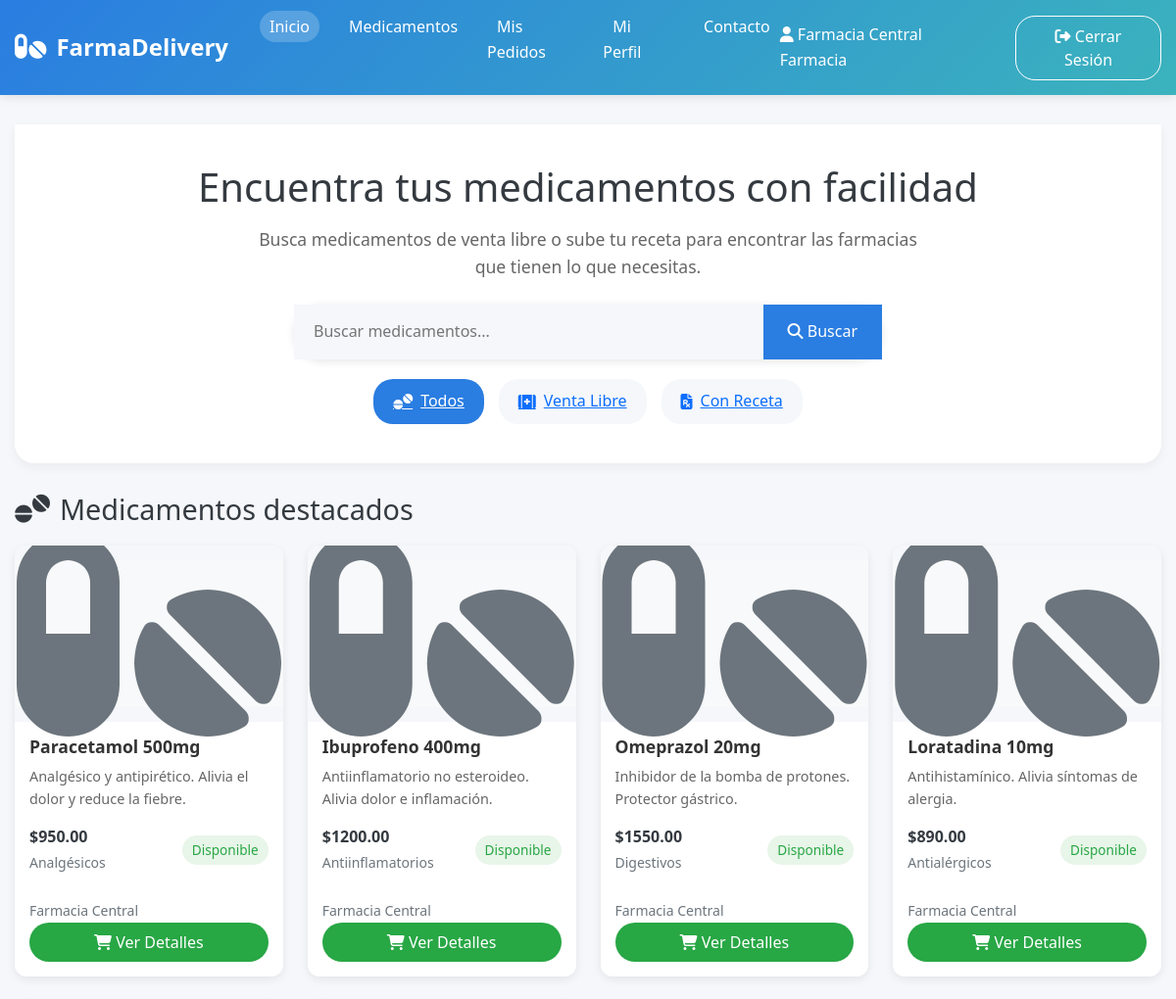
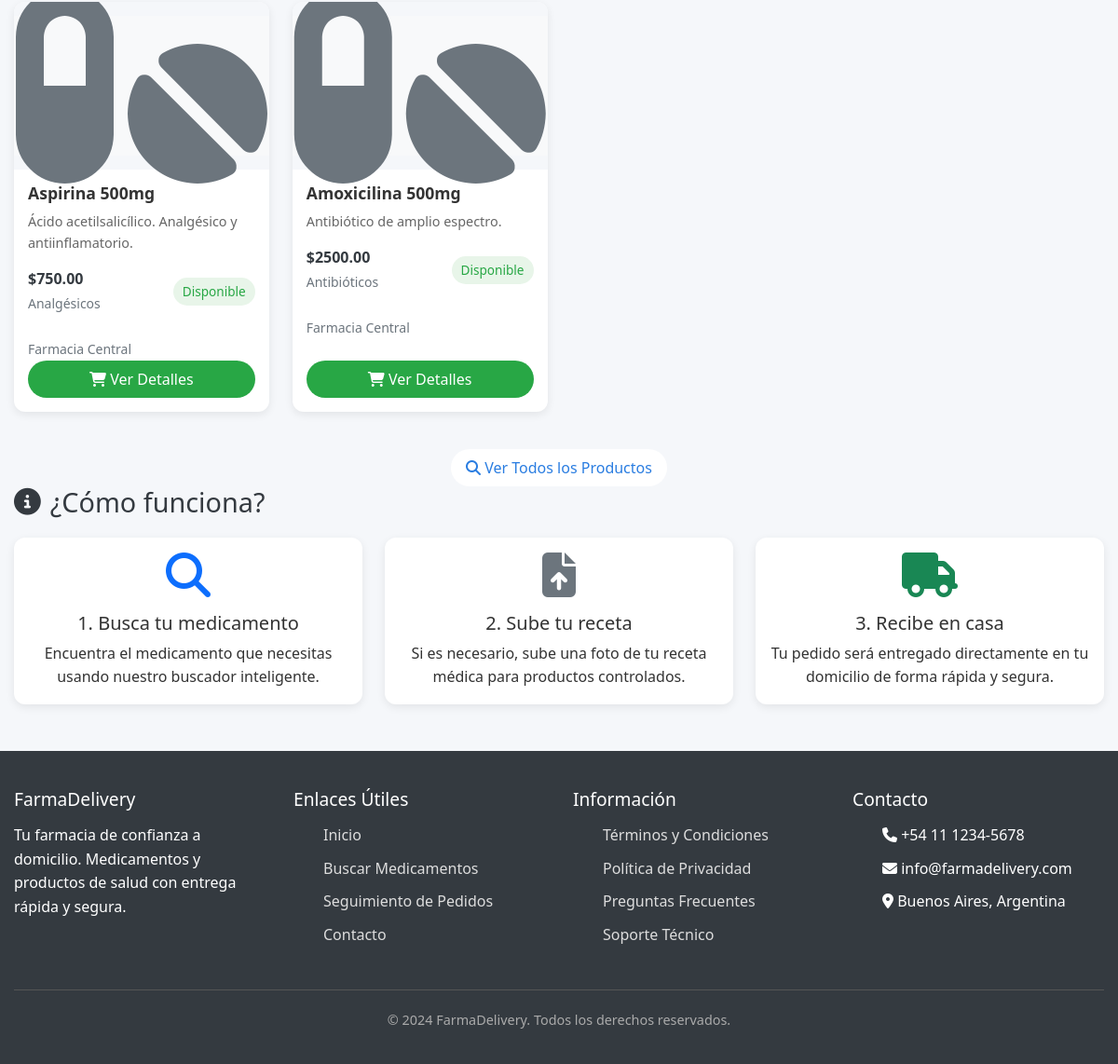
The app's page / (signed in) with its own data (2 pictures, top to bottom).
### core/models.py (models this page shows, shortened)
class Producto(models.Model):
    nombre = models.CharField(max_length=200)
    descripcion = models.TextField(blank=True)
    imagen = models.ImageField(upload_to='productos/', null=True, blank=True, verbose_name="Imagen del Producto")
    precio_base = models.DecimalField(max_digits=10, decimal_places=2)
    codigo_barras = models.CharField(max_length=50, unique=True, blank=True)
    categoria = models.CharField(max_length=100, blank=True)
    laboratorio = models.CharField(max_length=100, blank=True)
    requiere_receta = models.BooleanField(default=False)
    stock_disponible = models.PositiveIntegerField(default=0)
    farmacia = models.ForeignKey(Farmacia, on_delete=models.CASCADE, related_name='productos')
    activo = models.BooleanField(default=True)
    fecha_creacion = models.DateTimeField(auto_now_add=True)
    class Meta:
        verbose_name = 'Producto'
        verbose_name_plural = 'Productos'

class Farmacia(models.Model):
    user = models.OneToOneField(User, on_delete=models.CASCADE, related_name='farmacia')
    nombre = models.CharField(max_length=100)
    direccion = models.ForeignKey(Direccion, on_delete=models.CASCADE)
    matricula = models.CharField(max_length=20, unique=True)
    cuit = models.CharField(
        max_length=13,
        unique=True,
        validators=[
            MinLengthValidator(11),
            RegexValidator(r'^\d+$', 'El CUIT debe contener solo números')
        ]
    )
    obras_sociales_aceptadas = models.ManyToManyField(ObraSocial, blank=True, related_name='farmacias')
    telefono = models.CharField(max_length=20)
    email_contacto = models.EmailField()
    horario_apertura = models.TimeField()
    horario_cierre = models.TimeField()
    activa = models.BooleanField(default=True)
    rol = models.CharField(max_length=20, choices=Rol.choices, default=Rol.FARMACIA)
    class Meta:
        verbose_name = 'Farmacia'
        verbose_name_plural = 'Farmacias'

### core/views.py (the view)
# urls.py: path('', views.home_page, name='home'),
@login_required
def home_page(request):
    form = BusquedaProductoForm()
    try:
        cliente = Cliente.objects.get(user=request.user)
        direccion_cliente = cliente.direccion
    except Cliente.DoesNotExist:
        direccion_cliente = None
    productos_destacados = []
    if direccion_cliente and direccion_cliente.latitud and direccion_cliente.longitud:
        farmacias_cercanas = Farmacia.farmacias_cercanas(direccion_cliente, radio_km=2)
        farmacias_ids = [f['farmacia'].id for f in farmacias_cercanas]
        productos = Producto.objects.filter(activo=True, farmacia_id__in=farmacias_ids)[:6]
        for producto in productos:
            distancia = producto.farmacia.distancia_a_cliente(direccion_cliente)
            productos_destacados.append({
                'producto': producto,
                'distancia': round(distancia, 2) if distancia else None
            })
    else:
        productos = Producto.objects.filter(activo=True)[:6]
        productos_destacados = [{'producto': p, 'distancia': None} for p in productos]
    context = {
        'form': form,
        'productos_destacados': productos_destacados,
        'direccion_cliente': direccion_cliente,
        'filtro_distancia': direccion_cliente and direccion_cliente.latitud and direccion_cliente.longitud,
    }
    return render(request, 'core/index.html', context)

### core/templates/core/index.html (shortened to what this page needs)
{% extends 'core/base.html' %}
{% load static %} {% block title %}FarmaDelivery - Inicio{% endblock %}
{% block content %}
<section class="hero">
    <h1>Encuentra tus medicamentos con facilidad</h1>
    <p>Busca medicamentos de venta libre o sube tu receta para encontrar las farmacias que tienen lo que necesitas.</p>
    <form method="get" action="{% url 'buscar_productos' %}" class="search-bar" style="position: relative;">
        <input type="text"
               name="busqueda"
               placeholder="Buscar medicamentos..."
               value="{{ form.busqueda.value|default:'' }}"
               id="busqueda-medicamento"
               autocomplete="off">
        <button type="submit"><i class="fas fa-search"></i> Buscar</button>
    </form>
    <div class="categories">
        <a href="{% url 'buscar_productos' %}" class="category-btn active">
            <i class="fas fa-tablets"></i> Todos
        </a>
        <a href="{% url 'buscar_productos' %}?categoria=Venta Libre" class="category-btn">
            <i class="fas fa-first-aid"></i> Venta Libre
        </a>
        <a href="{% url 'buscar_productos' %}?categoria=Con Receta" class="category-btn">
            <i class="fas fa-file-prescription"></i> Con Receta
        </a>
        </div>
</section>
{% if productos_destacados %}
<section>
    <h2 class="section-title">
        <i class="fas fa-tablets"></i> Medicamentos destacados
    </h2>
    <div class="products-grid">
        {% for item in productos_destacados %}
        <div class="product-card">
            <div class="product-image">
                {% if item.producto.imagen %}
                    <img src="{{ item.producto.imagen.url }}" alt="{{ item.producto.nombre }}" style="width: 100%; height: 150px; object-fit: cover;">
                {% else %}
                    <div style="width: 100%; height: 150px; display: flex; align-items: center; justify-content: center; background-color: #f8f9fa;">
                        <i class="fas fa-pills fa-5x text-secondary"></i>
                    </div>
                {% endif %}
            </div>
            <div class="product-info">
                <h3 class="product-title">{{ item.producto.nombre }}</h3>
                <p class="product-description">{{ item.producto.descripcion|truncatewords:10 }}</p>
                <div class="product-meta">
                    <div>
                        <span class="product-price">${{ item.producto.precio_base }}</span>
                        {% if item.producto.categoria %}
                        <br><small class="text-muted">{{ item.producto.categoria }}</small>
                        {% endif %}
                    </div>
                    <span class="stock-status {% if item.producto.stock_disponible > 10 %}in-stock{% elif item.producto.stock_disponible > 0 %}low-stock{% else %}no-stock{% endif %}">
                        {% if item.producto.stock_disponible > 10 %}Disponible{% elif item.producto.stock_disponible > 0 %}Poco Stock{% else %}Sin Stock{% endif %}
                    </span>
                </div>
                <div class="mt-2">
                    <small class="text-muted">{{ item.producto.farmacia.nombre }}</small>
                </div>
                {% if item.producto.stock_disponible > 0 %}
                <a href="{% url 'detalle_producto' item.producto.id %}" class="btn btn-success w-100 mt-2 mt-auto">
                    <i class="fas fa-shopping-cart"></i> Ver Detalles
                </a>
                {% else %}
                <button class="btn btn-secondary w-100 mt-2 mt-auto" disabled>
                    <i class="fas fa-times"></i> Sin Stock
                </button>
                {% endif %}
            </div>
        </div>
        {% endfor %}
    </div>
    <div class="text-center">
        <a href="{% url 'buscar_productos' %}" class="btn btn-primary">
            <i class="fas fa-search"></i> Ver Todos los Productos
        </a>
    </div>
</section>
{% endif %}
<section>
    <h2 class="section-title"><i class="fas fa-info-circle"></i> ¿Cómo funciona?</h2>
    <div class="row">
        <div class="col-md-4">
            <div class="card text-center h-100">
                <div class="card-body">
                    <i class="fas fa-search fa-3x text-primary mb-3"></i>
                    <h5 class="card-title">1. Busca tu medicamento</h5>
                    <p class="card-text">Encuentra el medicamento que necesitas usando nuestro buscador inteligente.</p>
                </div>
            </div>
        </div>
        <div class="col-md-4">
            <div class="card text-center h-100">
                <div class="card-body">
                    <i class="fas fa-file-upload fa-3x text-secondary mb-3"></i>
                    <h5 class="card-title">2. Sube tu receta</h5>
                    <p class="card-text">Si es necesario, sube una foto de tu receta médica para productos controlados.</p>
                </div>
            </div>
        </div>
        <div class="col-md-4">
            <div class="card text-center h-100">
                <div class="card-body">
                    <i class="fas fa-truck fa-3x text-success mb-3"></i>
                    <h5 class="card-title">3. Recibe en casa</h5>
                    <p class="card-text">Tu pedido será entregado directamente en tu domicilio de forma rápida y segura.</p>
                </div>
            </div>
        </div>
    </div>
</section>
{% endblock %}

### core/templates/core/base.html (shortened to what this page needs)
<!DOCTYPE html>
<html lang="es">
<head>
    <link rel="stylesheet" href="https://cdnjs.cloudflare.com/ajax/libs/font-awesome/6.4.0/css/all.min.css">
    <link href="https://cdn.jsdelivr.net/npm/bootstrap@5.1.3/dist/css/bootstrap.min.css" rel="stylesheet">
</head>
<body>
    <header>
        <div class="container">
            <div class="header-content">
                <div class="logo">
                    <i class="fas fa-pills"></i>
                    <span>FarmaDelivery</span>
                </div>
                <nav>
                    <ul>
                        <li><a href="{% url 'home' %}" {% if request.resolver_match.url_name == 'home' %}class="active"{% endif %}>Inicio</a></li>
                        <li><a href="{% url 'buscar_productos' %}" {% if request.resolver_match.url_name == 'buscar_productos' %}class="active"{% endif %}>Medicamentos</a></li>
                        <li><a href="{% url 'seguimiento_pedidos' %}" {% if request.resolver_match.url_name == 'seguimiento_pedidos' %}class="active"{% endif %}>Mis Pedidos</a></li>
                        <li><a href="{% url 'perfil_cliente' %}" {% if request.resolver_match.url_name == 'perfil_cliente' %}class="active"{% endif %}>Mi Perfil</a></li>
                        <li><a href="{% url 'contacto' %}" {% if request.resolver_match.url_name == 'contacto' %}class="active"{% endif %}>Contacto</a></li>
                    </ul>
                </nav>
                <div class="user-actions">
                    <span class="text-white me-3">
                        <i class="fas fa-user"></i> {{ user.get_full_name|default:user.username }}
                    </span>
                    <form method="post" action="{% url 'logout' %}" style="display: inline;">
                        <button type="submit" class="btn btn-outline">
                            <i class="fas fa-sign-out-alt"></i> Cerrar Sesión
                        </button>
                    </form>
                </div>
            </div>
        </div>
    </header>
    <main class="container" style="margin-top: 30px;">
        {% block content %}{% endblock %}
    </main>
    <footer>
        <div class="container">
            <div class="footer-content">
                <div class="footer-section">
                    <h3>FarmaDelivery</h3>
                    <p>Tu farmacia de confianza a domicilio. Medicamentos y productos de salud con entrega rápida y segura.</p>
                </div>
                <div class="footer-section">
                    <h3>Enlaces Útiles</h3>
                    <ul>
                        <li><a href="{% url 'home' %}">Inicio</a></li>
                        <li><a href="{% url 'buscar_productos' %}">Buscar Medicamentos</a></li>
                        <li><a href="{% url 'seguimiento_pedidos' %}">Seguimiento de Pedidos</a></li>
                        <li><a href="{% url 'contacto' %}">Contacto</a></li>
                    </ul>
                </div>
                <div class="footer-section">
                    <h3>Información</h3>
                    <ul>
                        <li><a href="#">Términos y Condiciones</a></li>
                        <li><a href="#">Política de Privacidad</a></li>
                        <li><a href="#">Preguntas Frecuentes</a></li>
                        <li><a href="#">Soporte Técnico</a></li>
                    </ul>
                </div>
                <div class="footer-section">
                    <h3>Contacto</h3>
                    <ul>
                        <li><i class="fas fa-phone"></i> +54 11 1234-5678</li>
                        <li><i class="fas fa-envelope"></i> info@farmadelivery.com</li>
                        <li><i class="fas fa-map-marker-alt"></i> Buenos Aires, Argentina</li>
                    </ul>
                </div>
            </div>
            <div class="copyright">
                <p>&copy; 2024 FarmaDelivery. Todos los derechos reservados.</p>
            </div>
        </div>
    </footer>
</body>
</html>

### records on screen
Producto: producto.nombre "Paracetamol 500mg", producto.descripcion "Analgésico y antipirético. Alivia el dolor y reduce la fiebre.", producto.precio_base "950.00", producto.categoria "Analgésicos", stock_disponible "Disponible", producto.farmacia.nombre "Farmacia Central"
Producto: producto.nombre "Ibuprofeno 400mg", producto.descripcion "Antiinflamatorio no esteroideo. Alivia dolor e inflamación.", producto.precio_base "1200.00", producto.categoria "Antiinflamatorios", stock_disponible "Disponible", producto.farmacia.nombre "Farmacia Central"
Producto: producto.nombre "Omeprazol 20mg", producto.descripcion "Inhibidor de la bomba de protones. Protector gástrico.", producto.precio_base "1550.00", producto.categoria "Digestivos", stock_disponible "Disponible", producto.farmacia.nombre "Farmacia Central"
Producto: producto.nombre "Loratadina 10mg", producto.descripcion "Antihistamínico. Alivia síntomas de alergia.", producto.precio_base "890.00", producto.categoria "Antialérgicos", stock_disponible "Disponible", producto.farmacia.nombre "Farmacia Central"
Producto: producto.nombre "Aspirina 500mg", producto.descripcion "Ácido acetilsalicílico. Analgésico y antiinflamatorio.", producto.precio_base "750.00", producto.categoria "Analgésicos", stock_disponible "Disponible", producto.farmacia.nombre "Farmacia Central"
Producto: producto.nombre "Amoxicilina 500mg", producto.descripcion "Antibiótico de amplio espectro.", producto.precio_base "2500.00", producto.categoria "Antibióticos", stock_disponible "Disponible", producto.farmacia.nombre "Farmacia Central"

### other values on screen
{{ user.get_full_name|default:user.username }} "Farmacia Central Farmacia"
